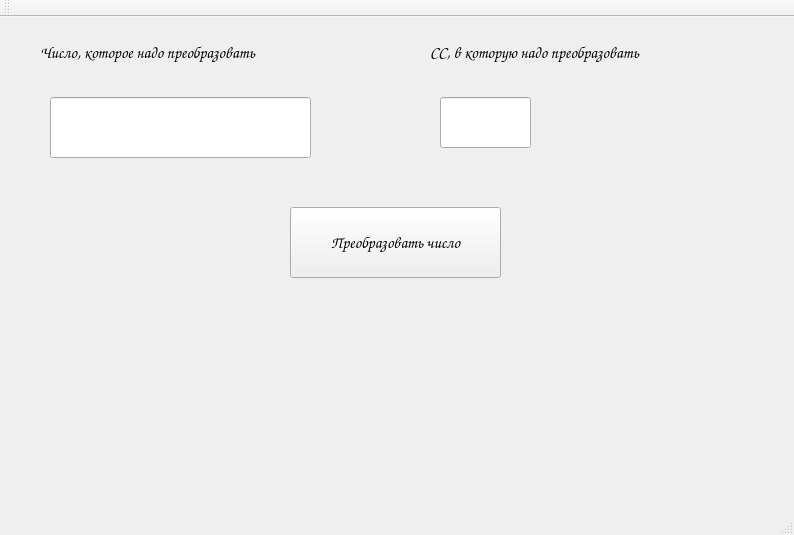
<?xml version="1.0" encoding="UTF-8"?>
<ui version="4.0">
 <class>MainWindow</class>
 <widget class="QMainWindow" name="MainWindow">
  <property name="geometry">
   <rect>
    <x>0</x>
    <y>0</y>
    <width>794</width>
    <height>535</height>
   </rect>
  </property>
  <property name="windowTitle">
   <string>MainWindow</string>
  </property>
  <widget class="QWidget" name="centralWidget">
   <widget class="QPushButton" name="pushButton">
    <property name="geometry">
     <rect>
      <x>290</x>
      <y>190</y>
      <width>211</width>
      <height>71</height>
     </rect>
    </property>
    <property name="font">
     <font>
      <family>Comic Sans MS</family>
      <pointsize>12</pointsize>
     </font>
    </property>
    <property name="text">
     <string>Преобразовать число</string>
    </property>
   </widget>
   <widget class="QLineEdit" name="lineEdit">
    <property name="geometry">
     <rect>
      <x>50</x>
      <y>80</y>
      <width>261</width>
      <height>61</height>
     </rect>
    </property>
    <property name="font">
     <font>
      <family>Comic Sans MS</family>
      <pointsize>14</pointsize>
     </font>
    </property>
   </widget>
   <widget class="QLabel" name="label">
    <property name="geometry">
     <rect>
      <x>120</x>
      <y>310</y>
      <width>461</width>
      <height>101</height>
     </rect>
    </property>
    <property name="font">
     <font>
      <family>Comic Sans MS</family>
      <pointsize>12</pointsize>
     </font>
    </property>
    <property name="text">
     <string/>
    </property>
   </widget>
   <widget class="QLineEdit" name="lineEdit_2">
    <property name="geometry">
     <rect>
      <x>440</x>
      <y>80</y>
      <width>91</width>
      <height>51</height>
     </rect>
    </property>
    <property name="font">
     <font>
      <family>Comic Sans MS</family>
      <pointsize>14</pointsize>
     </font>
    </property>
   </widget>
   <widget class="QLabel" name="label_2">
    <property name="geometry">
     <rect>
      <x>40</x>
      <y>20</y>
      <width>301</width>
      <height>31</height>
     </rect>
    </property>
    <property name="font">
     <font>
      <family>Comic Sans MS</family>
      <pointsize>12</pointsize>
     </font>
    </property>
    <property name="text">
     <string>Число, которое надо преобразовать</string>
    </property>
   </widget>
   <widget class="QLabel" name="label_3">
    <property name="geometry">
     <rect>
      <x>430</x>
      <y>20</y>
      <width>301</width>
      <height>31</height>
     </rect>
    </property>
    <property name="font">
     <font>
      <family>Comic Sans MS</family>
      <pointsize>12</pointsize>
     </font>
    </property>
    <property name="text">
     <string>CC, в которую надо преобразовать</string>
    </property>
   </widget>
  </widget>
  <widget class="QMenuBar" name="menuBar">
   <property name="geometry">
    <rect>
     <x>0</x>
     <y>0</y>
     <width>794</width>
     <height>20</height>
    </rect>
   </property>
  </widget>
  <widget class="QToolBar" name="mainToolBar">
   <attribute name="toolBarArea">
    <enum>TopToolBarArea</enum>
   </attribute>
   <attribute name="toolBarBreak">
    <bool>false</bool>
   </attribute>
  </widget>
  <widget class="QStatusBar" name="statusBar"/>
 </widget>
 <layoutdefault spacing="6" margin="11"/>
 <resources/>
 <connections/>
</ui>
